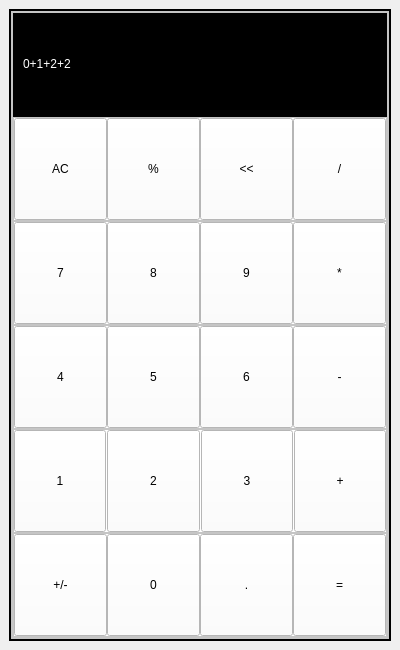
<?xml version="1.0" encoding="UTF-8"?>
<ui version="4.0">
 <class>MainWindow</class>
 <widget class="QMainWindow" name="MainWindow">
  <property name="geometry">
   <rect>
    <x>0</x>
    <y>0</y>
    <width>400</width>
    <height>650</height>
   </rect>
  </property>
  <property name="minimumSize">
   <size>
    <width>400</width>
    <height>650</height>
   </size>
  </property>
  <property name="maximumSize">
   <size>
    <width>400</width>
    <height>650</height>
   </size>
  </property>
  <property name="windowTitle">
   <string>CalculadoraPython</string>
  </property>
  <property name="layoutDirection">
   <enum>Qt::LeftToRight</enum>
  </property>
  <property name="styleSheet">
   <string notr="true"/>
  </property>
  <widget class="QWidget" name="centralwidget">
   <layout class="QHBoxLayout" name="horizontalLayout">
    <item>
     <widget class="QFrame" name="frame">
      <property name="styleSheet">
       <string notr="true">background-color: rgb(255, 255, 255);
background-color: rgb(0, 0, 0);</string>
      </property>
      <property name="frameShape">
       <enum>QFrame::StyledPanel</enum>
      </property>
      <property name="frameShadow">
       <enum>QFrame::Raised</enum>
      </property>
      <layout class="QVBoxLayout" name="verticalLayout">
       <property name="spacing">
        <number>0</number>
       </property>
       <property name="leftMargin">
        <number>0</number>
       </property>
       <property name="topMargin">
        <number>0</number>
       </property>
       <property name="rightMargin">
        <number>0</number>
       </property>
       <property name="bottomMargin">
        <number>0</number>
       </property>
       <item>
        <widget class="QFrame" name="frame_2">
         <property name="styleSheet">
          <string notr="true">backgroumd color: rgb(0, 0, 0);</string>
         </property>
         <property name="frameShape">
          <enum>QFrame::StyledPanel</enum>
         </property>
         <property name="frameShadow">
          <enum>QFrame::Raised</enum>
         </property>
         <layout class="QVBoxLayout" name="verticalLayout_2">
          <property name="spacing">
           <number>0</number>
          </property>
          <property name="leftMargin">
           <number>0</number>
          </property>
          <property name="topMargin">
           <number>0</number>
          </property>
          <property name="rightMargin">
           <number>0</number>
          </property>
          <property name="bottomMargin">
           <number>0</number>
          </property>
          <item>
           <widget class="QFrame" name="frame_3">
            <property name="layoutDirection">
             <enum>Qt::LeftToRight</enum>
            </property>
            <property name="styleSheet">
             <string notr="true">background-color: rgb(255, 255, 255);
</string>
            </property>
            <property name="frameShape">
             <enum>QFrame::StyledPanel</enum>
            </property>
            <property name="frameShadow">
             <enum>QFrame::Raised</enum>
            </property>
            <layout class="QHBoxLayout" name="horizontalLayout_2">
             <property name="spacing">
              <number>0</number>
             </property>
             <property name="leftMargin">
              <number>0</number>
             </property>
             <property name="topMargin">
              <number>0</number>
             </property>
             <property name="rightMargin">
              <number>0</number>
             </property>
             <property name="bottomMargin">
              <number>0</number>
             </property>
             <item>
              <widget class="QFrame" name="frame_4">
               <property name="minimumSize">
                <size>
                 <width>0</width>
                 <height>0</height>
                </size>
               </property>
               <property name="maximumSize">
                <size>
                 <width>450</width>
                 <height>660</height>
                </size>
               </property>
               <property name="frameShape">
                <enum>QFrame::StyledPanel</enum>
               </property>
               <property name="frameShadow">
                <enum>QFrame::Raised</enum>
               </property>
               <layout class="QVBoxLayout" name="verticalLayout_3">
                <property name="spacing">
                 <number>0</number>
                </property>
                <property name="leftMargin">
                 <number>0</number>
                </property>
                <property name="topMargin">
                 <number>0</number>
                </property>
                <property name="rightMargin">
                 <number>0</number>
                </property>
                <property name="bottomMargin">
                 <number>0</number>
                </property>
                <item>
                 <widget class="QFrame" name="frame_5">
                  <property name="styleSheet">
                   <string notr="true">background-color: rgb(0, 0, 0);
background-color: rgb(0, 0, 0);
background-color: rgb(255, 255, 255);</string>
                  </property>
                  <property name="frameShape">
                   <enum>QFrame::StyledPanel</enum>
                  </property>
                  <property name="frameShadow">
                   <enum>QFrame::Raised</enum>
                  </property>
                  <widget class="QLabel" name="label">
                   <property name="geometry">
                    <rect>
                     <x>80</x>
                     <y>70</y>
                     <width>47</width>
                     <height>13</height>
                    </rect>
                   </property>
                   <property name="font">
                    <font>
                     <family>Arial Black</family>
                     <pointsize>12</pointsize>
                     <weight>75</weight>
                     <bold>true</bold>
                    </font>
                   </property>
                   <property name="text">
                    <string>1+2+2</string>
                   </property>
                  </widget>
                  <widget class="QFrame" name="frame_10">
                   <property name="geometry">
                    <rect>
                     <x>0</x>
                     <y>-10</y>
                     <width>381</width>
                     <height>161</height>
                    </rect>
                   </property>
                   <property name="styleSheet">
                    <string notr="true">background-color: rgb(0, 0, 0);</string>
                   </property>
                   <property name="frameShape">
                    <enum>QFrame::StyledPanel</enum>
                   </property>
                   <property name="frameShadow">
                    <enum>QFrame::Raised</enum>
                   </property>
                   <layout class="QHBoxLayout" name="horizontalLayout_7">
                    <item>
                     <widget class="QFrame" name="frame_11">
                      <property name="frameShape">
                       <enum>QFrame::StyledPanel</enum>
                      </property>
                      <property name="frameShadow">
                       <enum>QFrame::Raised</enum>
                      </property>
                      <widget class="QLabel" name="label_3">
                       <property name="geometry">
                        <rect>
                         <x>0</x>
                         <y>-20</y>
                         <width>341</width>
                         <height>141</height>
                        </rect>
                       </property>
                       <property name="layoutDirection">
                        <enum>Qt::RightToLeft</enum>
                       </property>
                       <property name="styleSheet">
                        <string notr="true">color: rgb(255, 255, 255);
font: 87 36pt &quot;Arial Black&quot;;</string>
                       </property>
                       <property name="text">
                        <string>0+1+2+2</string>
                       </property>
                      </widget>
                     </widget>
                    </item>
                   </layout>
                  </widget>
                 </widget>
                </item>
                <item>
                 <widget class="QFrame" name="frame_12">
                  <property name="frameShape">
                   <enum>QFrame::StyledPanel</enum>
                  </property>
                  <property name="frameShadow">
                   <enum>QFrame::Raised</enum>
                  </property>
                  <layout class="QHBoxLayout" name="horizontalLayout_8">
                   <property name="spacing">
                    <number>0</number>
                   </property>
                   <property name="leftMargin">
                    <number>0</number>
                   </property>
                   <property name="topMargin">
                    <number>0</number>
                   </property>
                   <property name="rightMargin">
                    <number>0</number>
                   </property>
                   <property name="bottomMargin">
                    <number>0</number>
                   </property>
                   <item>
                    <widget class="QPushButton" name="clearButton">
                     <property name="maximumSize">
                      <size>
                       <width>130</width>
                       <height>130</height>
                      </size>
                     </property>
                     <property name="styleSheet">
                      <string notr="true">font: 87 36pt &quot;Arial Black&quot;;</string>
                     </property>
                     <property name="text">
                      <string>AC</string>
                     </property>
                    </widget>
                   </item>
                   <item>
                    <widget class="QPushButton" name="percentageButton">
                     <property name="maximumSize">
                      <size>
                       <width>130</width>
                       <height>130</height>
                      </size>
                     </property>
                     <property name="styleSheet">
                      <string notr="true">font: 87 36pt &quot;Arial Black&quot;;</string>
                     </property>
                     <property name="text">
                      <string>%</string>
                     </property>
                    </widget>
                   </item>
                   <item>
                    <widget class="QPushButton" name="backspaceButton">
                     <property name="maximumSize">
                      <size>
                       <width>130</width>
                       <height>130</height>
                      </size>
                     </property>
                     <property name="styleSheet">
                      <string notr="true">font: 87 36pt &quot;Arial Black&quot;;</string>
                     </property>
                     <property name="text">
                      <string>&lt;&lt;</string>
                     </property>
                    </widget>
                   </item>
                   <item>
                    <widget class="QPushButton" name="divisionButton">
                     <property name="maximumSize">
                      <size>
                       <width>130</width>
                       <height>130</height>
                      </size>
                     </property>
                     <property name="styleSheet">
                      <string notr="true">font: 87 36pt &quot;Arial Black&quot;;</string>
                     </property>
                     <property name="text">
                      <string>/</string>
                     </property>
                    </widget>
                   </item>
                  </layout>
                 </widget>
                </item>
                <item>
                 <widget class="QFrame" name="frame_7">
                  <property name="frameShape">
                   <enum>QFrame::StyledPanel</enum>
                  </property>
                  <property name="frameShadow">
                   <enum>QFrame::Raised</enum>
                  </property>
                  <layout class="QHBoxLayout" name="horizontalLayout_4">
                   <property name="spacing">
                    <number>0</number>
                   </property>
                   <property name="leftMargin">
                    <number>0</number>
                   </property>
                   <property name="topMargin">
                    <number>0</number>
                   </property>
                   <property name="rightMargin">
                    <number>0</number>
                   </property>
                   <property name="bottomMargin">
                    <number>0</number>
                   </property>
                   <item>
                    <widget class="QPushButton" name="seteButton">
                     <property name="maximumSize">
                      <size>
                       <width>130</width>
                       <height>130</height>
                      </size>
                     </property>
                     <property name="styleSheet">
                      <string notr="true">font: 87 36pt &quot;Arial Black&quot;;</string>
                     </property>
                     <property name="text">
                      <string>7</string>
                     </property>
                    </widget>
                   </item>
                   <item>
                    <widget class="QPushButton" name="oitoButton">
                     <property name="maximumSize">
                      <size>
                       <width>130</width>
                       <height>130</height>
                      </size>
                     </property>
                     <property name="styleSheet">
                      <string notr="true">font: 87 36pt &quot;Arial Black&quot;;</string>
                     </property>
                     <property name="text">
                      <string>8</string>
                     </property>
                    </widget>
                   </item>
                   <item>
                    <widget class="QPushButton" name="noveButton">
                     <property name="maximumSize">
                      <size>
                       <width>130</width>
                       <height>130</height>
                      </size>
                     </property>
                     <property name="styleSheet">
                      <string notr="true">font: 87 36pt &quot;Arial Black&quot;;</string>
                     </property>
                     <property name="text">
                      <string>9</string>
                     </property>
                    </widget>
                   </item>
                   <item>
                    <widget class="QPushButton" name="multiplicacaoButton">
                     <property name="maximumSize">
                      <size>
                       <width>130</width>
                       <height>130</height>
                      </size>
                     </property>
                     <property name="styleSheet">
                      <string notr="true">font: 87 36pt &quot;Arial Black&quot;;</string>
                     </property>
                     <property name="text">
                      <string>*</string>
                     </property>
                    </widget>
                   </item>
                  </layout>
                 </widget>
                </item>
                <item>
                 <widget class="QFrame" name="frame_8">
                  <property name="frameShape">
                   <enum>QFrame::StyledPanel</enum>
                  </property>
                  <property name="frameShadow">
                   <enum>QFrame::Raised</enum>
                  </property>
                  <layout class="QHBoxLayout" name="horizontalLayout_5">
                   <property name="spacing">
                    <number>0</number>
                   </property>
                   <property name="leftMargin">
                    <number>0</number>
                   </property>
                   <property name="topMargin">
                    <number>0</number>
                   </property>
                   <property name="rightMargin">
                    <number>0</number>
                   </property>
                   <property name="bottomMargin">
                    <number>0</number>
                   </property>
                   <item>
                    <widget class="QPushButton" name="quatroButton">
                     <property name="maximumSize">
                      <size>
                       <width>130</width>
                       <height>130</height>
                      </size>
                     </property>
                     <property name="styleSheet">
                      <string notr="true">font: 87 36pt &quot;Arial Black&quot;;</string>
                     </property>
                     <property name="text">
                      <string>4</string>
                     </property>
                    </widget>
                   </item>
                   <item>
                    <widget class="QPushButton" name="cincoButton">
                     <property name="maximumSize">
                      <size>
                       <width>130</width>
                       <height>130</height>
                      </size>
                     </property>
                     <property name="styleSheet">
                      <string notr="true">font: 87 36pt &quot;Arial Black&quot;;</string>
                     </property>
                     <property name="text">
                      <string>5</string>
                     </property>
                    </widget>
                   </item>
                   <item>
                    <widget class="QPushButton" name="seisButton">
                     <property name="maximumSize">
                      <size>
                       <width>130</width>
                       <height>130</height>
                      </size>
                     </property>
                     <property name="styleSheet">
                      <string notr="true">font: 87 36pt &quot;Arial Black&quot;;</string>
                     </property>
                     <property name="text">
                      <string>6</string>
                     </property>
                    </widget>
                   </item>
                   <item>
                    <widget class="QPushButton" name="menosButton">
                     <property name="maximumSize">
                      <size>
                       <width>130</width>
                       <height>130</height>
                      </size>
                     </property>
                     <property name="styleSheet">
                      <string notr="true">font: 87 36pt &quot;Arial Black&quot;;</string>
                     </property>
                     <property name="text">
                      <string>-</string>
                     </property>
                    </widget>
                   </item>
                  </layout>
                 </widget>
                </item>
                <item>
                 <widget class="QFrame" name="frame_9">
                  <property name="frameShape">
                   <enum>QFrame::StyledPanel</enum>
                  </property>
                  <property name="frameShadow">
                   <enum>QFrame::Raised</enum>
                  </property>
                  <layout class="QHBoxLayout" name="horizontalLayout_6">
                   <property name="spacing">
                    <number>1</number>
                   </property>
                   <property name="leftMargin">
                    <number>0</number>
                   </property>
                   <property name="topMargin">
                    <number>0</number>
                   </property>
                   <property name="rightMargin">
                    <number>0</number>
                   </property>
                   <property name="bottomMargin">
                    <number>0</number>
                   </property>
                   <item>
                    <widget class="QPushButton" name="umButton">
                     <property name="maximumSize">
                      <size>
                       <width>130</width>
                       <height>130</height>
                      </size>
                     </property>
                     <property name="styleSheet">
                      <string notr="true">font: 87 36pt &quot;Arial Black&quot;;</string>
                     </property>
                     <property name="text">
                      <string>1</string>
                     </property>
                    </widget>
                   </item>
                   <item>
                    <widget class="QPushButton" name="doisButton">
                     <property name="maximumSize">
                      <size>
                       <width>130</width>
                       <height>130</height>
                      </size>
                     </property>
                     <property name="styleSheet">
                      <string notr="true">font: 87 36pt &quot;Arial Black&quot;;</string>
                     </property>
                     <property name="text">
                      <string>2</string>
                     </property>
                    </widget>
                   </item>
                   <item>
                    <widget class="QPushButton" name="tresButton">
                     <property name="maximumSize">
                      <size>
                       <width>130</width>
                       <height>130</height>
                      </size>
                     </property>
                     <property name="styleSheet">
                      <string notr="true">font: 87 36pt &quot;Arial Black&quot;;</string>
                     </property>
                     <property name="text">
                      <string>3</string>
                     </property>
                    </widget>
                   </item>
                   <item>
                    <widget class="QPushButton" name="maisButton">
                     <property name="maximumSize">
                      <size>
                       <width>130</width>
                       <height>130</height>
                      </size>
                     </property>
                     <property name="styleSheet">
                      <string notr="true">font: 87 36pt &quot;Arial Black&quot;;</string>
                     </property>
                     <property name="text">
                      <string>+</string>
                     </property>
                    </widget>
                   </item>
                  </layout>
                 </widget>
                </item>
                <item>
                 <widget class="QFrame" name="frame_6">
                  <property name="frameShape">
                   <enum>QFrame::StyledPanel</enum>
                  </property>
                  <property name="frameShadow">
                   <enum>QFrame::Raised</enum>
                  </property>
                  <layout class="QHBoxLayout" name="horizontalLayout_3">
                   <property name="spacing">
                    <number>0</number>
                   </property>
                   <property name="leftMargin">
                    <number>0</number>
                   </property>
                   <property name="topMargin">
                    <number>0</number>
                   </property>
                   <property name="rightMargin">
                    <number>0</number>
                   </property>
                   <property name="bottomMargin">
                    <number>0</number>
                   </property>
                   <item>
                    <widget class="QPushButton" name="maismenosButton">
                     <property name="maximumSize">
                      <size>
                       <width>130</width>
                       <height>130</height>
                      </size>
                     </property>
                     <property name="styleSheet">
                      <string notr="true">font: 87 36pt &quot;Arial Black&quot;;</string>
                     </property>
                     <property name="text">
                      <string>+/-</string>
                     </property>
                    </widget>
                   </item>
                   <item>
                    <widget class="QPushButton" name="zeroButton">
                     <property name="maximumSize">
                      <size>
                       <width>130</width>
                       <height>130</height>
                      </size>
                     </property>
                     <property name="styleSheet">
                      <string notr="true">font: 87 36pt &quot;Arial Black&quot;;</string>
                     </property>
                     <property name="text">
                      <string>0</string>
                     </property>
                    </widget>
                   </item>
                   <item>
                    <widget class="QPushButton" name="pontoButton">
                     <property name="maximumSize">
                      <size>
                       <width>130</width>
                       <height>130</height>
                      </size>
                     </property>
                     <property name="styleSheet">
                      <string notr="true">font: 87 36pt &quot;Arial Black&quot;;</string>
                     </property>
                     <property name="text">
                      <string>.</string>
                     </property>
                    </widget>
                   </item>
                   <item>
                    <widget class="QPushButton" name="igualButton">
                     <property name="maximumSize">
                      <size>
                       <width>130</width>
                       <height>130</height>
                      </size>
                     </property>
                     <property name="styleSheet">
                      <string notr="true">font: 87 36pt &quot;Arial Black&quot;;</string>
                     </property>
                     <property name="text">
                      <string>=</string>
                     </property>
                    </widget>
                   </item>
                  </layout>
                 </widget>
                </item>
               </layout>
              </widget>
             </item>
            </layout>
           </widget>
          </item>
         </layout>
        </widget>
       </item>
      </layout>
     </widget>
    </item>
   </layout>
  </widget>
 </widget>
 <resources/>
 <connections/>
</ui>
